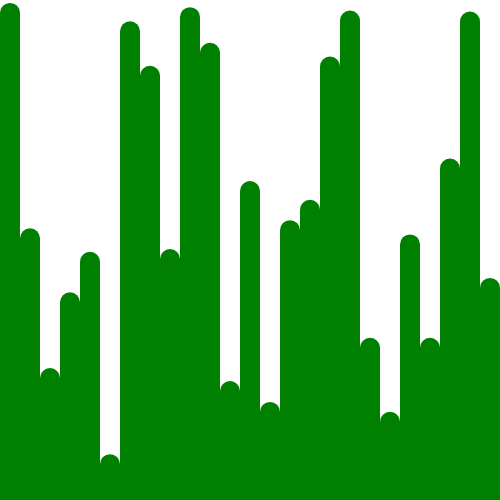
Frame 1 (no input)
Frame 60 (no input): identical to frame 1, image omitted
Frame 120 (the mouse pressed at the canvas centre since frame 60): identical to frame 1, image omitted

The p5.js sketch that drew this single still picture (run headless with seeded random() and noise() and a simulated clock; from frame 60 on, the mouse is pressed at the canvas centre):

// p5.js sketch
// ── sketch.js
let timedBars

const WIDTH = 500
const HEIGHT = 500
const FRAME_RATE = 60
const MARGIN = 20
const BAR_WIDTH = 20
const DATA_LENGTH = WIDTH / (BAR_WIDTH)

function setup() {
    createCanvas(WIDTH, HEIGHT);
    noStroke();
    frameRate(FRAME_RATE)

    timedBars = new TimedBars();
}

function draw() {
    background('white')
    timedBars.draw()
}

function keyPressed() {
    switch (keyCode) {
        case 32: // space
        new BubbleSort().run(timedBars.initialData, timedBars.update.bind(timedBars))
        break
    }
}

class TimedBars {
    constructor() {
        this.dataHistory = []

        this.initialData = []
        for (let x=0; x < DATA_LENGTH; x++) {
            this.initialData.push(Math.random() * HEIGHT)
        }
        this.update(this.initialData)
    }

    draw() {
        fill('green')

        if (this.dataHistory.length > 0) {
            this.dataHistory[0].forEach((x, i) => {
                rect((i * BAR_WIDTH), HEIGHT - x, BAR_WIDTH, x, BAR_WIDTH/2, BAR_WIDTH/2, 0, 0)  
            })

            if (this.dataHistory.length > 1) {
                this.dataHistory.splice(0, 1)
            }
        }
    }

    update(data) {
        this.dataHistory.push(data.slice())
    }
}
// ── bubble-sort.js
class BubbleSort {
    run(initialData, update) {
        let data = initialData.slice()

        // Manipulate the data
        
        for (let top = data.length; top > 1; top--) {
            for (let current = 0; current < top; current++) {
                if (data[current] > data[current + 1]) {
                    let swap = data[current]
                    data[current] = data[current + 1]
                    data[current + 1] = swap
                    update(data)
                }
            }
        }
    }
}

let data = []
for (let x=0; x < 10; x++) {
    let randomNumber = Math.random() * 100
    let roundedNumber = Math.floor(randomNumber)
    data.push(roundedNumber)
}

console.log(data)

new BubbleSort().run(data, d => console.log(d))
// ── sorting.html
<html>
    <head>
        <script src="https://cdnjs.cloudflare.com/ajax/libs/p5.js/0.5.16/p5.js"></script>
        <script src="sketch.js"></script>
        <script src="bubble-sort.js"></script>
    </head>
    <body>
    </body>
</html>
